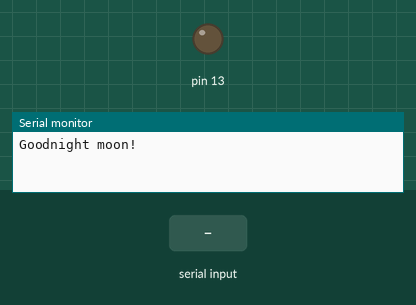
A sketch run on a simulated Arduino Uno, built with avr-gcc and run on an emulated ATmega328P. On the bench: output pins drawn as LEDs (lit = HIGH), the last lines printed to the serial monitor. The test bench sets the inputs (shaded band).

Above: at 1.2 s.
1.3 s: "1" received over Serial
At 2.3 s:
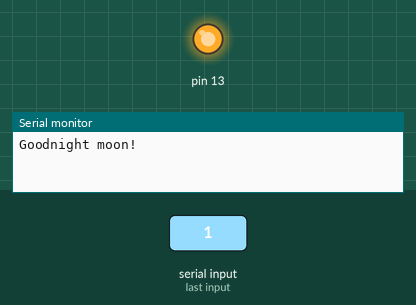
2.8 s: "1" received over the second serial link
At 3.5 s:
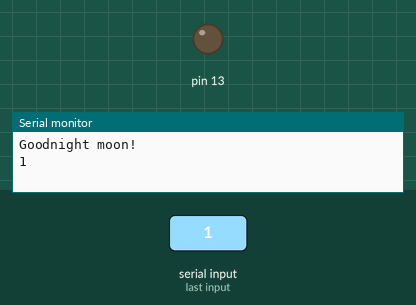
4.3 s: "0" received over Serial
At 4.7 s:
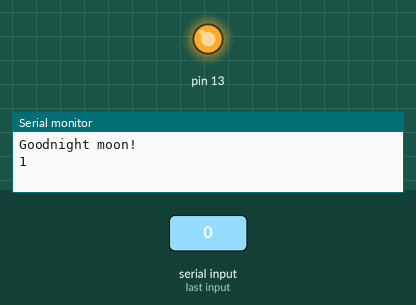
5.8 s: "0" received over the second serial link
At 7.0 s:
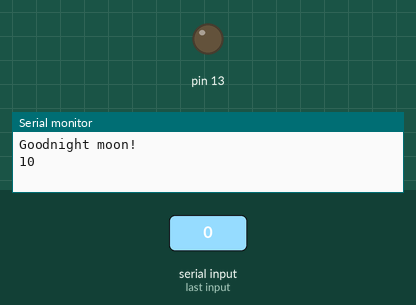
Timing chart, 0 to 8.3 s (numbered marks = the images above; inputs shaded):
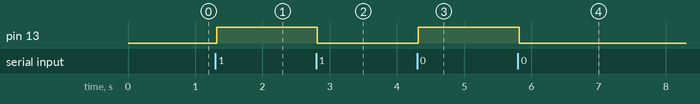

Measured:
- after the input at 1.3 s, pin 13: LOW → HIGH at once
- after the input at 2.8 s, pin 13: HIGH → LOW at once
- after the input at 4.3 s, pin 13: LOW → HIGH at once
- after the input at 5.8 s, pin 13: HIGH → LOW at once

The sketch:

Xbee.pde
```cpp
#include <NewSoftSerial.h>

// Use pin #2 as the RX and pin #3 as the TX
NewSoftSerial mySerial =  NewSoftSerial(52, 53);


void setup()  {
  Serial.begin(9600);
  Serial.println("Goodnight moon!");
  // set the data rate for the SoftwareSerial port
  mySerial.begin(9600);
  mySerial.println("Hello, world?");
  pinMode(13,OUTPUT);
}

void loop(){

  if (mySerial.available()) {
      Serial.print((char)mySerial.read());
      digitalWrite(13,LOW);
  }
  if (Serial.available()) {
    digitalWrite(13,HIGH);
      mySerial.print((char)Serial.read());
  }
  delay(100);
}
```
